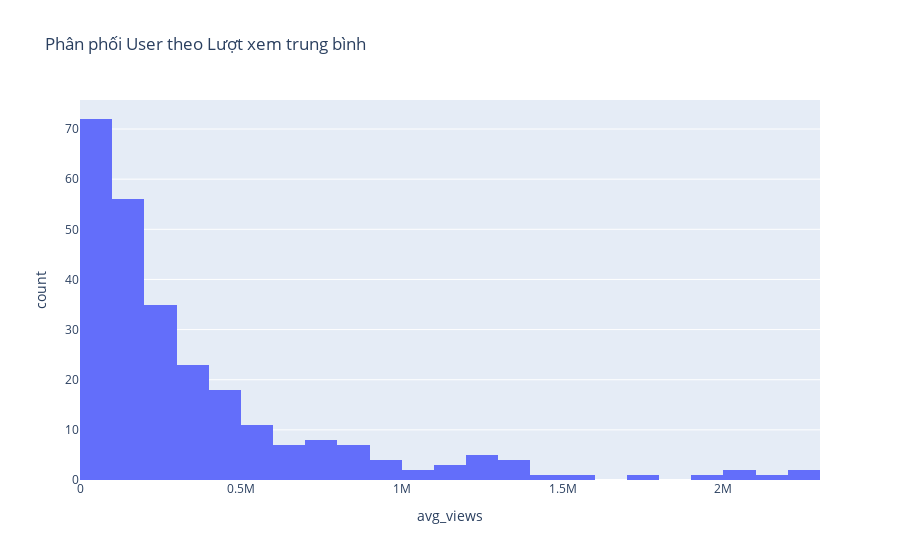

Write notebook code for a chart like this one.
### Code cell
px.histogram(user_stats_df, x='avg_views',
             title="Phân phối User theo Lượt xem trung bình")

### Figure 1 — Plotly figure (JSON) as saved in the notebook; plotly's stock layout.template omitted (floating-point values rounded to 4 significant figures; data arrays with more than 128 entries replaced by an {"elided": "..."} marker saying what was removed)
{"data": [{"bingroup": "x", "hovertemplate": "avg_views=%{x}<br>count=%{y}<extra></extra>", "legendgroup": "", "marker": {"color": "#636efa", "pattern": {"shape": ""}}, "name": "", "orientation": "v", "showlegend": false, "type": "histogram", "x": {"elided": "264 float values"}, "xaxis": "x", "yaxis": "y"}], "layout": {"barmode": "relative", "legend": {"tracegroupgap": 0}, "title": {"text": "Phân phối User theo Lượt xem trung bình"}, "xaxis": {"anchor": "y", "domain": [0, 1], "title": {"text": "avg_views"}}, "yaxis": {"anchor": "x", "domain": [0, 1], "title": {"text": "count"}}}}
